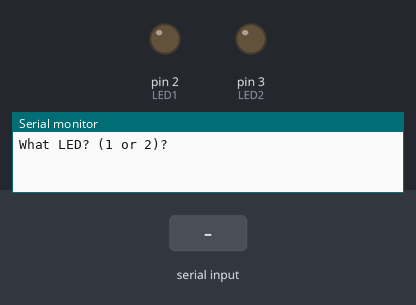
The sketch below on a simulated Arduino Uno, built with avr-gcc and run on an emulated ATmega328P. Parts: output pins drawn as LEDs (lit = HIGH), the last lines printed to the serial monitor. The test bench sets the inputs (shaded band).

Above: at 1.2 s.
1.3 s: "1,90\n" received over Serial
At 1.6 s:
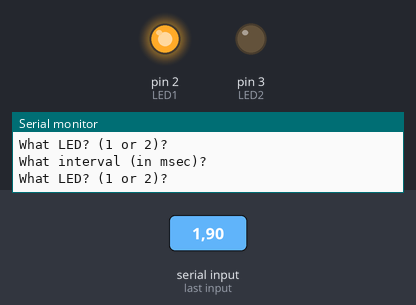
Timing chart, 0 to 10.3 s (numbered marks = the images above; inputs shaded):
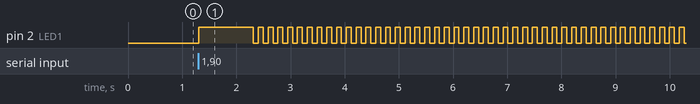

The sketch:

CE_Task_Manager_Code.ino
```cpp
#define LED1 2
#define LED2 3

// Task timing parameters (ms)
#define FRAME_TIME 10  // base tick for scheduler, 10ms per frame

// Shared state variables
int ledSelect = 0;
int timing = 0;

unsigned long prevTime1 = 0;
unsigned long prevTime2 = 0;
long timeInt1 = 0;
long timeInt2 = 0;

int ledState1 = LOW;
int ledState2 = LOW;

bool flagPrint1 = true;
bool flagPrint2 = false;
bool flag3Check = true;
bool flag4Check = false;

// ---------- Task 1: Handle serial input ----------
void taskSerial() {
  if(flagPrint1) {
    Serial.println("What LED? (1 or 2)?");
    flag3Check = true;
    flagPrint1 = false;
  }

  if(flag3Check && Serial.available()) {
    ledSelect = Serial.parseInt();
    if(ledSelect != 0) {
      flagPrint2 = true;
      flag3Check = false;
    }
  }

  if(flagPrint2) {
    Serial.println("What interval (in msec)?");
    flagPrint2 = false;
  }

  if(!flag3Check && Serial.available()) {
    timing = Serial.parseInt();
    if(timing != 0) flag4Check = true;
  }

  if(flag4Check && ledSelect == 1) {
    timeInt1 = timing;
    if(timeInt1 < 0) ledState1 = LOW;
  }
  else if(flag4Check && ledSelect == 2) {
    timeInt2 = timing;
    if(timeInt2 < 0) ledState2 = LOW;
  }
  else if(flag4Check) {
    // invalid LED number
  }

  if(flag4Check) {
    flagPrint1 = true;
    flagPrint2 = false;
    flag3Check = true;
    flag4Check = false;
    ledSelect = 0;
    timing = 0;
  }
}

// ---------- Task 2: Blink LED1 ----------
void taskBlinkLED1() {
  unsigned long currentTime = millis();
  if(timeInt1 != 0 && (currentTime - prevTime1 >= timeInt1)) {
    prevTime1 = currentTime;
    ledState1 = (ledState1 == HIGH) ? LOW : HIGH;
    digitalWrite(LED1, ledState1);
  }
}

// ---------- Task 3: Blink LED2 ----------
void taskBlinkLED2() {
  unsigned long currentTime = millis();
  if(timeInt2 != 0 && (currentTime - prevTime2 >= timeInt2)) {
    prevTime2 = currentTime;
    ledState2 = (ledState2 == HIGH) ? LOW : HIGH;
    digitalWrite(LED2, ledState2);
  }
}

// ---------- Setup ----------
void setup() {
  pinMode(LED1, OUTPUT);
  pinMode(LED2, OUTPUT);
  Serial.begin(9600);
  prevTime1 = millis();
  prevTime2 = millis();

}

typedef void (*TaskFunc)();
TaskFunc taskList[] = {
  taskSerial,
  taskBlinkLED1,
  taskBlinkLED2
};
const int NUM_TASKS = sizeof(taskList) / sizeof(TaskFunc);

// ---------- Cyclic Executive ----------
void loop() {
  unsigned long frameStart = millis();

  // Loop through all tasks in round-robin order
  for (int i = 0; i < NUM_TASKS; i++) {
    taskList[i]();  // Call each task function
  }

  // Enforce fixed frame duration
  while(millis() - frameStart < FRAME_TIME) {
    // idle until frame completes (keeps consistent timing)
  }
}
```

Measured:
- after the input at 1.3 s, pin 2 (LED1): LOW → HIGH at once, then repeats every 0.18 s: LOW 0.09 s, HIGH 0.09 s
